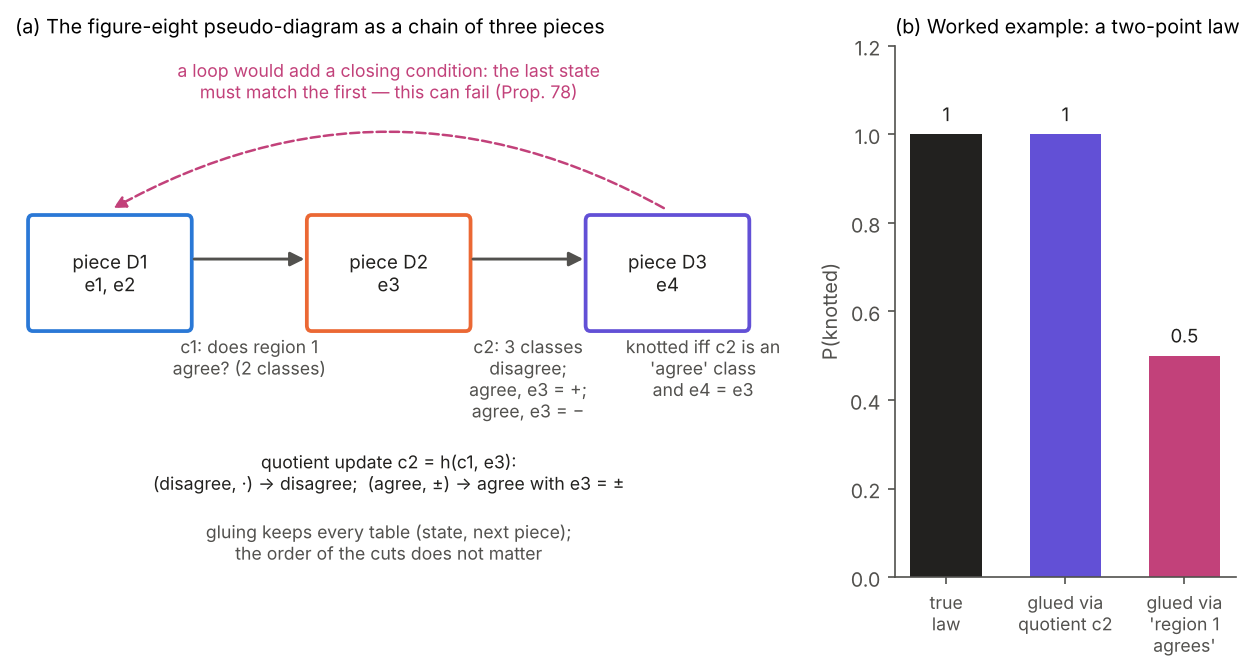

This chart was generated by the following Python code:
"""Figure for prop:chainglue of the companion note (module pce/chainglue.py).
  fig_chainglue.pdf  (a) the figure-eight pseudo-diagram as a chain of three pieces, crossings {1, 2}, {3}, {4}, with the cut states and the
                     quotient update, and the closing condition that a loop would add; (b) the worked example: a two-point law with
                     P(knotted) = 1, glued through the quotient (1) and through 'region 1 agrees' alone (1/2)"""
import os, sys
import numpy as np
import matplotlib; matplotlib.use("Agg")
import matplotlib.pyplot as plt
from matplotlib.patches import FancyBboxPatch, FancyArrowPatch
HERE = os.path.dirname(os.path.abspath(__file__)); sys.path.insert(0, os.path.join(HERE, "..", "engine"))
BLUE, ORANGE, VIOLET, ROSE, INK, INK2, GREY = "#2a78d6", "#eb6834", "#6250d6", "#c2417a", "#22211f", "#52514e", "#9a9a9a"
plt.rcParams.update({"font.size": 9.5, "axes.spines.top": False, "axes.spines.right": False, "axes.edgecolor": INK2,
                     "xtick.color": INK2, "ytick.color": INK2, "axes.labelcolor": INK2})
fig = plt.figure(figsize=(10.5, 4.6)); gs = fig.add_gridspec(1, 2, width_ratios=[1.75, 0.75], wspace=0.15)
a = fig.add_subplot(gs[0]); a.set_axis_off(); a.set_xlim(0, 13.4); a.set_ylim(-1.0, 6.6)
pieces = [(0.3, "piece D1\ne1, e2", BLUE), (5.0, "piece D2\ne3", ORANGE), (9.7, "piece D3\ne4", VIOLET)]
for x0, lab, col in pieces:
    a.add_patch(FancyBboxPatch((x0, 2.6), 2.6, 1.5, boxstyle="round,pad=0.08", fc="white", ec=col, lw=1.8)); a.text(x0 + 1.3, 3.35, lab, ha="center", va="center", fontsize=9, color=INK)
for x1, x2, lab in ((2.95, 4.95, "c1: does region 1\nagree? (2 classes)"), (7.65, 9.65, "c2: 3 classes\ndisagree;\nagree, e3 = +;\nagree, e3 = −")):
    a.add_patch(FancyArrowPatch((x1, 3.55), (x2, 3.55), arrowstyle="-|>", mutation_scale=14, color=INK2, lw=1.4)); a.text((x1 + x2) / 2, 2.45, lab, ha="center", va="top", fontsize=8.5, color=INK2)
a.text(11.6, 2.45, "knotted iff c2 is an\n'agree' class\nand e4 = e3", ha="center", va="top", fontsize=8.5, color=INK2)
a.text(6.3, 0.25, "quotient update c2 = h(c1, e3):\n(disagree, ·) → disagree;  (agree, ±) → agree with e3 = ±", ha="center", fontsize=8.5, color=INK)
a.add_patch(FancyArrowPatch((11.0, 4.25), (1.6, 4.25), connectionstyle="arc3,rad=0.28", arrowstyle="-|>", mutation_scale=12, color=ROSE, lw=1.2, ls="--"))
a.text(6.3, 5.85, "a loop would add a closing condition: the last state\nmust match the first — this can fail (Prop. 78)", ha="center", fontsize=8.5, color=ROSE)
a.text(6.3, -0.75, "gluing keeps every table (state, next piece);\nthe order of the cuts does not matter", ha="center", fontsize=8.5, color=INK2)
a.set_title("(a) The figure-eight pseudo-diagram as a chain of three pieces", fontsize=9.5, loc="left")
b = fig.add_subplot(gs[1])
vals = [1.0, 1.0, 0.5]; labs = ["true\nlaw", "glued via\nquotient c2", "glued via\n'region 1\nagrees'"]; cols = [INK, VIOLET, ROSE]
b.bar(range(3), vals, color=cols, width=0.6)
for i, v in enumerate(vals): b.text(i, v + 0.03, f"{v:g}", ha="center", fontsize=9, color=INK)
b.set_xticks(range(3)); b.set_xticklabels(labs, fontsize=8.5); b.set_ylim(0, 1.2); b.set_ylabel("P(knotted)")
b.set_title("(b) Worked example: a two-point law", fontsize=9.5, loc="left")
fig.savefig(os.path.join(HERE, "fig_chainglue.pdf"), bbox_inches="tight"); fig.savefig(os.path.join(HERE, "fig_chainglue.png"), dpi=150, bbox_inches="tight")
